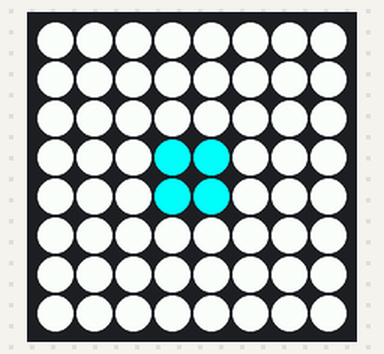
This program was run on a simulated Raspberry Pi (BCM pin numbers) with a Sense HAT. On the bench: the Sense HAT's 8×8 RGB LED matrix.

Above: at 0.1 s.
At 0.6 s:
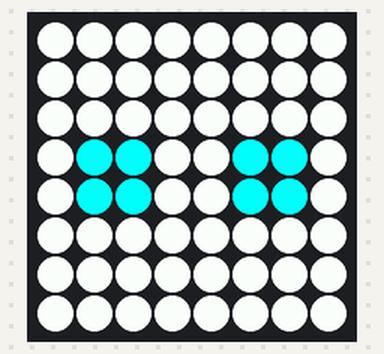
At 1.1 s:
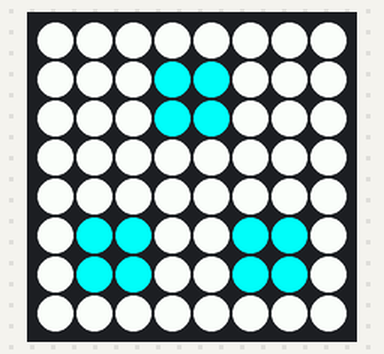
At 1.6 s:
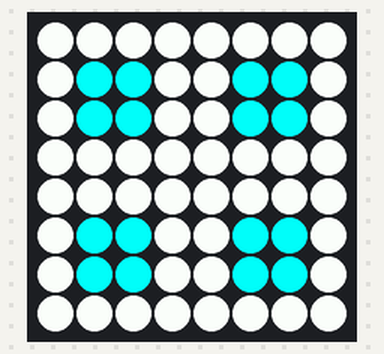
At 2.1 s:
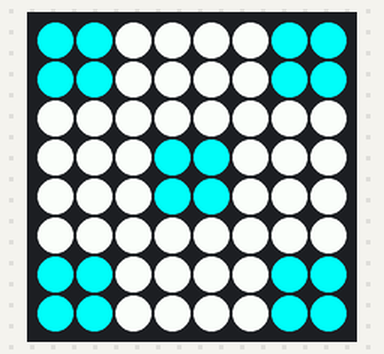
At 2.6 s:
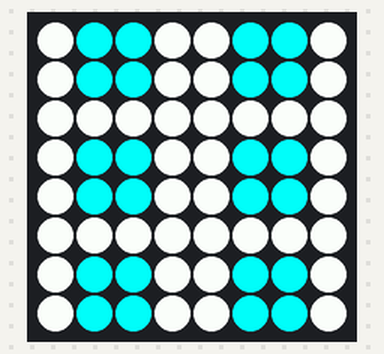

Measured:
- by itself, everything shown: repeats every 3.0 s, in 6 steps
- what the display in image 1 shows lasts 0.5 s, from 0.5 s to 1.0 s

The program:

Dice1_ANIMATION.py
```python
# Ben Woodfield - DICE ANIMATION
# So this one is one oof my own
# This is an animation, you can change the grids to diaplay any images using coloured LED's as pixels
# Then update the list if you add more images. If you create RGB variables, assign them to a single letter
# so you can add them to the grid nicely...so far this only has blue and white (b and w)
#
# This was a project I started to get Dice simulation using the SenseHat,
# So I drew out the numbered images using the grids, and have yet do add the random capability
#
# What I did manage though was to create an animation where the Hat scrolls through a series of
# 6 images (a list of images) and has a small time delay inbetween each one. You could make a little cartoon
# The API requires it's own commands, and it's just a case of figuring out how to interact with random

from sense_hat import SenseHat
#import random
import time

sense = SenseHat()

b = [0,255,255]
w = [255,255,255]

# Number 1
imageA = [
w,w,w,w,w,w,w,w,
w,w,w,w,w,w,w,w,
w,w,w,w,w,w,w,w,
w,w,w,b,b,w,w,w,
w,w,w,b,b,w,w,w,
w,w,w,w,w,w,w,w,
w,w,w,w,w,w,w,w,
w,w,w,w,w,w,w,w
]

# Number 2
imageB = [
w,w,w,w,w,w,w,w,
w,w,w,w,w,w,w,w,
w,w,w,w,w,w,w,w,
w,b,b,w,w,b,b,w,
w,b,b,w,w,b,b,w,
w,w,w,w,w,w,w,w,
w,w,w,w,w,w,w,w,
w,w,w,w,w,w,w,w
]

# Number 3
imageC = [
w,w,w,w,w,w,w,w,
w,w,w,b,b,w,w,w,
w,w,w,b,b,w,w,w,
w,w,w,w,w,w,w,w,
w,w,w,w,w,w,w,w,
w,b,b,w,w,b,b,w,
w,b,b,w,w,b,b,w,
w,w,w,w,w,w,w,w
]

# Number 4
imageD = [
w,w,w,w,w,w,w,w,
w,b,b,w,w,b,b,w,
w,b,b,w,w,b,b,w,
w,w,w,w,w,w,w,w,
w,w,w,w,w,w,w,w,
w,b,b,w,w,b,b,w,
w,b,b,w,w,b,b,w,
w,w,w,w,w,w,w,w
]

# Number 5
imageE = [
b,b,w,w,w,w,b,b,
b,b,w,w,w,w,b,b,
w,w,w,w,w,w,w,w,
w,w,w,b,b,w,w,w,
w,w,w,b,b,w,w,w,
w,w,w,w,w,w,w,w,
b,b,w,w,w,w,b,b,
b,b,w,w,w,w,b,b
]

# Number 6
imageF = [
w,b,b,w,w,b,b,w,
w,b,b,w,w,b,b,w,
w,w,w,w,w,w,w,w,
w,b,b,w,w,b,b,w,
w,b,b,w,w,b,b,w,
w,w,w,w,w,w,w,w,
w,b,b,w,w,b,b,w,
w,b,b,w,w,b,b,w
]

diceList = [imageA, imageB, imageC, imageD, imageE, imageF]

while True:
    for image in diceList:
        sense.set_pixels(image)
        time.sleep(0.5)


# If you just want to test a particular image from the series
# comment out the while loop
# and uncomment this line below...changing the image name(Letter)

#sense.set_pixels(imageF)
```
